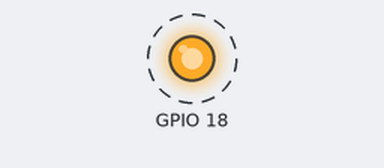
Recording of a sketch running on a simulated ESP32. On the bench: output pins drawn as LEDs (lit = HIGH). Dashed ring = blinking.

Above: at 0.5 s.
Timing chart, 0 to 4.6 s (numbered marks = the images above):
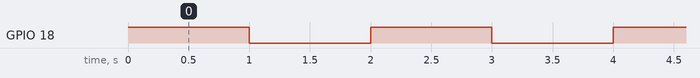

Measured:
- by itself, GPIO 18: alternates HIGH for 1.0 s and LOW for 1.0 s

The sketch:

esp32_02.ino
```cpp
#define Butt 16
int Btom;
void setup() {
  Serial.begin(9600);
  pinMode(18, OUTPUT);
}

void loop() {
  digitalWrite(18, HIGH);
  delay(1000);
  digitalWrite(18, LOW);
  delay(1000);
}
```
